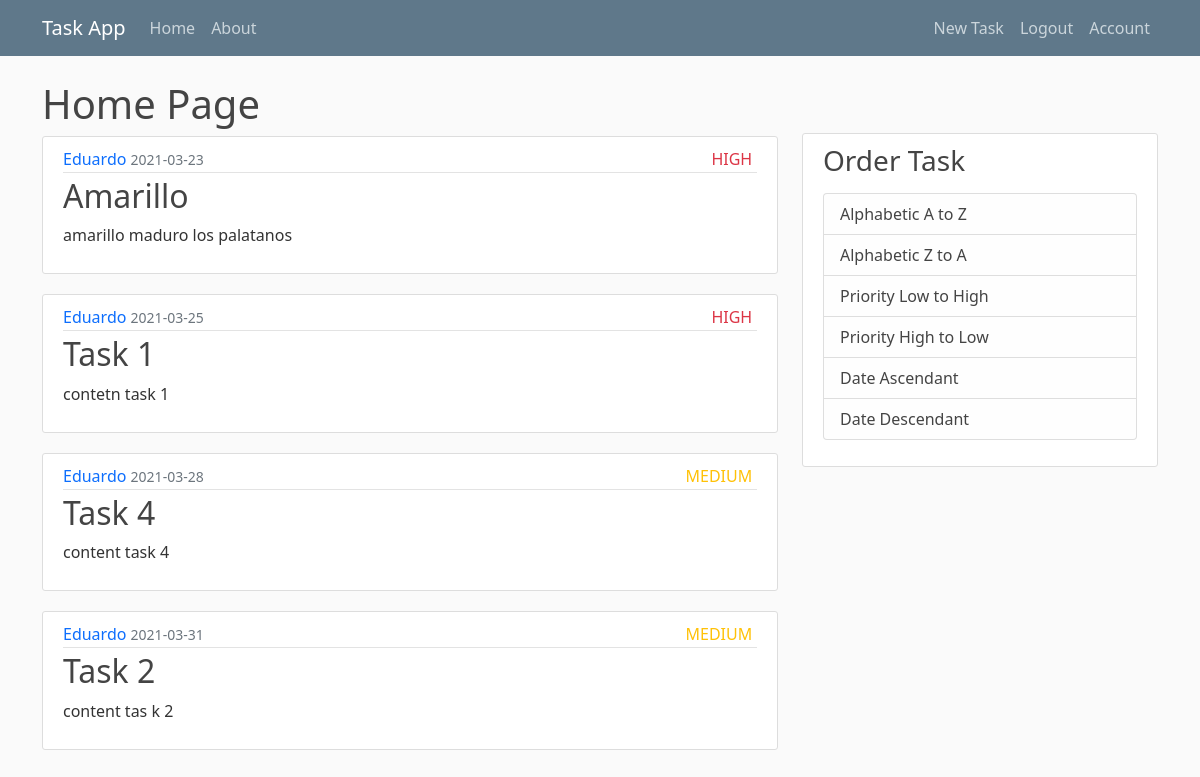
Screenshot of /home (signed in) with the database file from the repository.
### todosapp/model.py (models this page shows, shortened)
class ToDo(db.Model):
    id = db.Column(db.Integer, primary_key=True, autoincrement=True)
    title = db.Column(db.String(100), nullable=False)
    priority = db.Column(db.Integer, nullable=False, default=3)
    content = db.Column(db.Text, nullable=False)
    end_date = db.Column(db.DateTime, nullable=False, default=datetime.utcnow)
    user_id = db.Column(db.Integer, db.ForeignKey('user.id'), nullable = False)

class User(db.Model, UserMixin):
    id = db.Column(db.Integer, primary_key=True, autoincrement=True)
    name = db.Column(db.String(20), unique=True, nullable=False)
    email = db.Column(db.String(120), unique=True, nullable=False)
    password = db.Column(db.String(60), nullable=False)
    todos= db.relationship('ToDo', backref='author', lazy=True)

### todosapp/routes.py (the view)
@app.route('/home',methods=['GET','POST'])
@app.route('/home/<int:order_by>', methods=['GET','POST'])
@login_required
def home(order_by=None):
    if(order_by == 1):
        tasks= ToDo.query.filter_by(user_id=current_user.id).order_by(ToDo.title.asc()).all()
    elif(order_by == 2):
        tasks= ToDo.query.filter_by(user_id=current_user.id).order_by(ToDo.title.desc()).all()
    elif(order_by == 3):
        tasks= ToDo.query.filter_by(user_id=current_user.id).order_by(ToDo.priority.desc()).all()
    elif(order_by == 4):
        tasks= ToDo.query.filter_by(user_id=current_user.id).order_by(ToDo.priority.asc()).all()
    elif(order_by == 6):
        tasks= ToDo.query.filter_by(user_id=current_user.id).order_by(ToDo.end_date.desc()).all()
    else:
        tasks= ToDo.query.filter_by(user_id=current_user.id).order_by(ToDo.end_date.asc()).all()
    size=len(tasks)
    return render_template('home.html', tasks=tasks, size=size)

### todosapp/model.py (called while the page is built)
@login_manager.user_loader
def load_user(user_id):
    return User.query.get(int(user_id))

### todosapp/templates/home.html
{% extends "layout.html" %}
{% block content %}
    <h1>Home Page</h1>
    {% for task in tasks %}
        <article class="media content-section">
            <div class="media-body">
            <div class="article-metadata">
                <a class="mr-2 no-decoration" href="{{url_for('account')}}">{{ task.author.name }}</a>
                <small class="text-muted">{{ task.end_date.strftime('%Y-%m-%d') }}</small>
                {% if task.priority == 1 %}
                    <div class="priority text-danger font-weight-bold">HIGH</div>
                {% elif task.priority == 2 %}
                    <div class="priority text-warning font-weight-bold">MEDIUM</div>
                {% else %}
                    <div class="priority text-success font-weight-bold">LOW</div>
                {% endif %}
            </div>
            <h2><a class="article-title" href="{{url_for('task',task_id=task.id)}}">{{ task.title }}</a></h2>
            <p class="article-content">{{ task.content }}</p>
            </div>
        </article>
    {% endfor%}
{% endblock content %}
{% block sidebar %}
    {% if size > 1 %}
        <div class="col-md-4 custom-margin">
            <div class="content-section">
                <h3>Order Task</h3>
                <p class='text-muted'>
                    <ul class="list-group">
                    <li class="list-group-item list-group-item-light side-list"><a class="article-title" href="{{url_for('home',order_by=1)}}">Alphabetic A to Z</a></li>
                    <li class="list-group-item list-group-item-light side-list"><a class="article-title" href="{{url_for('home',order_by=2)}}">Alphabetic Z to A</a></li>
                    <li class="list-group-item list-group-item-light side-list"><a class="article-title" href="{{url_for('home',order_by=3)}}">Priority Low to High</a></li>
                    <li class="list-group-item list-group-item-light side-list"><a class="article-title" href="{{url_for('home',order_by=4)}}">Priority High to Low</a></li>
                    <li class="list-group-item list-group-item-light side-list"><a class="article-title" href="{{url_for('home',order_by=5)}}">Date Ascendant</a></li>
                    <li class="list-group-item list-group-item-light side-list"><a class="article-title" href="{{url_for('home',order_by=6)}}">Date Descendant</a></li>
                    </ul>
                </p>
            </div>
        </div>
    {% endif %}
  {% endblock sidebar %}

### todosapp/templates/layout.html (shortened to what this page needs)
<!doctype html>
<html lang="en">
<head>
    <link href="https://cdn.jsdelivr.net/npm/bootstrap@5.0.0-beta2/dist/css/bootstrap.min.css" rel="stylesheet">
    <link rel="stylesheet" type="text/css" href="{{url_for('static',filename='main.css')}}">
</head>
<body>
    <header class="site-header">
        <nav class="navbar navbar-expand-md navbar-dark bg-steel fixed-top">
            <div class="container">
                <a class="navbar-brand mr-4" href="/">Task App</a>
                <div class="collapse navbar-collapse justify-content-between" id="navbarToggle">
                    <div class="navbar-nav mr-auto">
                        <a class="nav-item nav-link" href="{{ url_for('home') }}">Home</a>
                        <a class="nav-item nav-link" href="{{ url_for('about') }}">About</a>
                    </div>
                    <div class="navbar-nav">
                      {% if current_user.is_authenticated %}
                      <a class="nav-item nav-link" href="{{ url_for('create_post') }}">New Task</a>
                        <a class="nav-item nav-link" href="{{ url_for('logout') }}">Logout</a>
                        <a class="nav-item nav-link" href="{{ url_for('account') }}">Account</a>
                      {% else %}
                        <a class="nav-item nav-link" href="{{ url_for('login') }}">Login</a>
                        <a class="nav-item nav-link" href="{{ url_for('register') }}">Register</a>
                      {% endif %}
                    </div>
                </div>
            </div>
        </nav>
    </header>
    <main role="main" class="container">
        <div class="row">
          <div class="col-md-8">
            {% block content %}{% endblock %}
          </div>
          {% block sidebar %}{% endblock %}
        </div>
      </main>
</body>
</html>

### todosapp/static/main.css (style rules this page uses)
body { background: #fafafa; color: #333333; margin-top: 5rem; }
h1, h2, h3, h4, h5, h6 { color: #444444; }
.bg-steel { background-color: #5f788a; }
.site-header .navbar-nav .nav-link { color: #cbd5db; }
.content-section { background: #ffffff; padding: 10px 20px; border: 1px solid #dddddd; border-radius: 3px; margin-bottom: 20px; }
.article-title { color: #444444; text-decoration: none; }
.article-content { white-space: pre-line; }
.article-metadata { padding-bottom: 1px; margin-bottom: 4px; border-bottom: 1px solid #e3e3e3 }
.no-decoration { text-decoration: none; }
a { text-decoration: none !important; }
.priority { float: right; padding-right: 0.3rem; }
.custom-margin { margin-top: 3.3rem; }

### rows the page displays
ToDo: author.name "Eduardo", end_date "2021-03-23", priority "HIGH", title "Amarillo", content "amarillo maduro los palatanos"
ToDo: author.name "Eduardo", end_date "2021-03-25", priority "HIGH", title "Task 1", content "contetn task 1"
ToDo: author.name "Eduardo", end_date "2021-03-28", priority "MEDIUM", title "Task 4", content "content task 4"
ToDo: author.name "Eduardo", end_date "2021-03-31", priority "MEDIUM", title "Task 2", content "content tas k 2"
